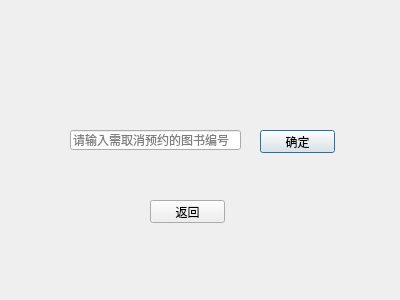
<?xml version="1.0" encoding="UTF-8"?>
<ui version="4.0">
 <class>CancelReDialog</class>
 <widget class="QDialog" name="CancelReDialog">
  <property name="geometry">
   <rect>
    <x>0</x>
    <y>0</y>
    <width>400</width>
    <height>300</height>
   </rect>
  </property>
  <property name="windowTitle">
   <string>取消预约</string>
  </property>
  <property name="styleSheet">
   <string notr="true">background-image: url(:/new/myimage/image/2background.png);</string>
  </property>
  <widget class="QPushButton" name="okpushButton">
   <property name="geometry">
    <rect>
     <x>260</x>
     <y>130</y>
     <width>75</width>
     <height>23</height>
    </rect>
   </property>
   <property name="sizePolicy">
    <sizepolicy hsizetype="Fixed" vsizetype="Fixed">
     <horstretch>0</horstretch>
     <verstretch>0</verstretch>
    </sizepolicy>
   </property>
   <property name="text">
    <string>确定</string>
   </property>
  </widget>
  <widget class="QLineEdit" name="lineEdit">
   <property name="geometry">
    <rect>
     <x>70</x>
     <y>130</y>
     <width>171</width>
     <height>20</height>
    </rect>
   </property>
   <property name="placeholderText">
    <string>请输入需取消预约的图书编号</string>
   </property>
  </widget>
  <widget class="QPushButton" name="exitpushButton">
   <property name="geometry">
    <rect>
     <x>150</x>
     <y>200</y>
     <width>75</width>
     <height>23</height>
    </rect>
   </property>
   <property name="sizePolicy">
    <sizepolicy hsizetype="Fixed" vsizetype="Fixed">
     <horstretch>0</horstretch>
     <verstretch>0</verstretch>
    </sizepolicy>
   </property>
   <property name="text">
    <string>返回</string>
   </property>
  </widget>
 </widget>
 <resources/>
 <connections/>
</ui>
